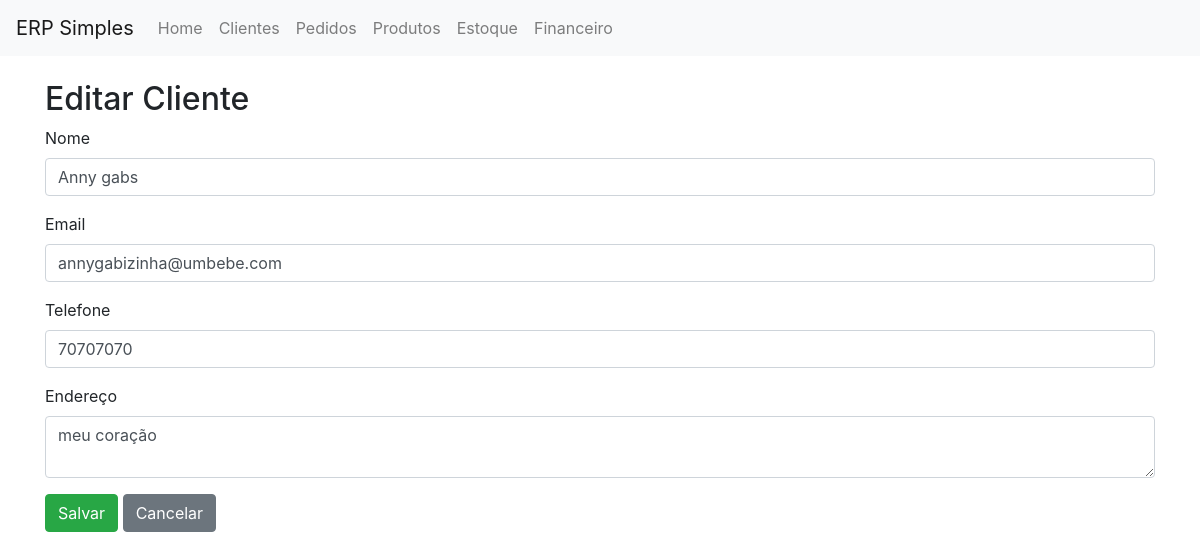
Page /clientes/edit/2/ on the committed database.
### vendas/models.py (models this page shows, shortened)
class Cliente(models.Model):
    nome = models.CharField(max_length=255)
    email = models.EmailField()
    telefone = models.CharField(max_length=20)
    endereco = models.TextField()

### vendas/views.py (the view, shortened to what this page needs)
# urls.py: path('clientes/edit/<int:id>/', views.clientes_edit, name='clientes_edit'),
def clientes_edit(request, id):
    cliente = get_object_or_404(Cliente, id=id)
    return render(request, 'clientes_form.html', {'cliente': cliente})

### templates/clientes_form.html (shortened to what this page needs)
{% extends 'base.html' %}
{% block content %}
<h2>{% if cliente %}Editar Cliente{% else %}Adicionar Cliente{% endif %}</h2>
<form method="post">
    <div class="form-group">
        <label for="nome">Nome</label>
        <input type="text" class="form-control" name="nome" id="nome" value="{{ cliente.nome|default_if_none:'' }}" required>
    </div>
    <div class="form-group">
        <label for="email">Email</label>
        <input type="email" class="form-control" name="email" id="email" value="{{ cliente.email|default_if_none:'' }}" required>
    </div>
    <div class="form-group">
        <label for="telefone">Telefone</label>
        <input type="text" class="form-control" name="telefone" id="telefone" value="{{ cliente.telefone|default_if_none:'' }}" required>
    </div>
    <div class="form-group">
        <label for="endereco">Endereço</label>
        <textarea class="form-control" name="endereco" id="endereco" required>{{ cliente.endereco|default_if_none:'' }}</textarea>
    </div>
    <button type="submit" class="btn btn-success">Salvar</button>
    <a href="{% url 'clientes_list' %}" class="btn btn-secondary">Cancelar</a>
</form>
{% endblock %}

### rows in the picture
Cliente: nome "Anny gabs", email "annygabizinha@umbebe.com", telefone "70707070", endereco "meu coração"
